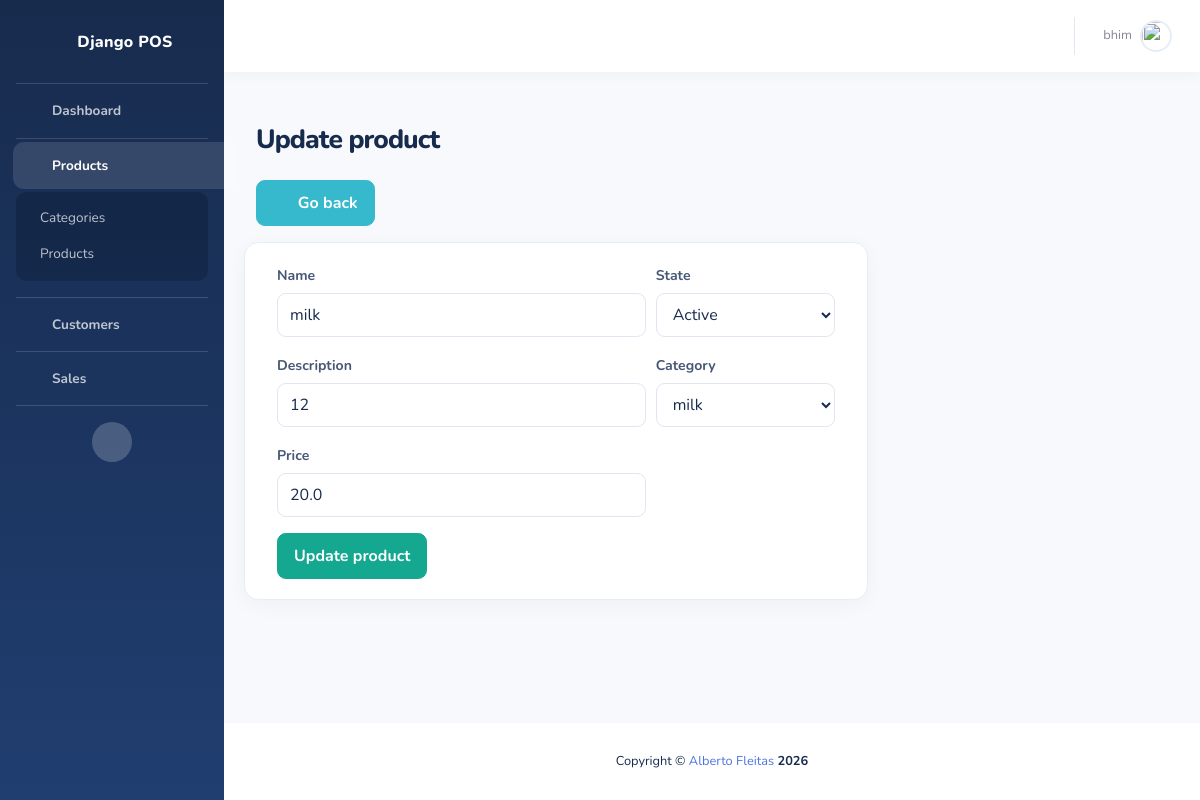
Screenshot of /products/update/1 (signed in) with the database file from the repository.
### products/models.py (models this page shows, shortened)
class Product(models.Model):
    STATUS_CHOICES = (  # new
        ("ACTIVE", "Active"),
        ("INACTIVE", "Inactive")
    )
    name = models.CharField(max_length=256)
    description = models.TextField(max_length=256)
    status = models.CharField(
        choices=STATUS_CHOICES,
        max_length=100,
        verbose_name="Status of the product",
    )
    category = models.ForeignKey(
        Category, related_name="category", on_delete=models.CASCADE, db_column='category')
    price = models.FloatField(default=0)
    class Meta:
        db_table = "Product"

### products/views.py (the view, shortened to what this page needs)
@login_required(login_url="/accounts/login/")
def products_update_view(request, product_id):
    try:
        product = Product.objects.get(id=product_id)
    except Exception as e:
        messages.success(
            request, 'There was an error trying to get the product!', extra_tags="danger")
        print(e)
        return redirect('products:products_list')
    context = {
        "active_icon": "products",
        "product_status": Product.status.field.choices,
        "product": product,
        "categories": Category.objects.all()
    }
    return render(request, "products/products_update.html", context=context)

### templates/products/products_update.html (shortened to what this page needs)
{% extends "pos/base.html" %}
{% block heading %}Update product{% endblock heading %}
{% block content %}
<div class="row ml-0 mb-3">
    <a href="{% url 'products:products_list' %}">
        <button type="button" class="btn btn-info font-weight-bold">
            <i class="fas fa-long-arrow-alt-left mr-2"></i>
            Go back
        </button>
    </a>
</div>
<div class="row">
    <div class="card col-md-8">
        <div class="card-body">
            <form action="{% url 'products:products_update' product.id %}"  method="post">
                <div class="form-row">
                    <div class="form-group col-md-8">
                        <label for="inputDescription">Name</label>
                        <input type="text" class="form-control" name="name" value="{{product.name}}" required>
                    </div>
                    <div class="form-group col-md-4">
                        <label for="state">State</label>
                        <select name="state" class="form-control" required>
                            {% for status in product_status %}
                                {% if status.0 == product.status   %}
                                <option value="{{status.0}}" selected>{{status.1}}</option>
                                {% else %}
                                <option value="{{status.0}}">{{status.1}}</option>
                                {% endif %}
                            {% endfor %}
                        </select>
                    </div>
                </div>
                <div class="form-row">
                    <div class="form-group col-md-8">
                        <label for="inputDescription">Description</label>
                        <input type="text" name="description" class="form-control" value="{{product.description}}" required>
                    </div>
                    <div class="form-group col-md-4">
                        <label for="category">Category</label>
                        <select name="category" class="form-control" required>
                            {% for category in categories %}
                                {% if product.category.id == category.id%}
                                <option value="{{category.id}}" selected>{{category.name}}</option>
                                {% else %}
                                <option value="{{category.id}}">{{category.name}}</option>
                                {% endif %}
                            {% endfor %}
                        </select>
                    </div>
                </div>
                <div class="form-row">
                    <div class="form-group col-md-8">
                        <label for="inputPrice">Price</label>
                        <input type="number" name="price" step="any"  class="form-control" value="{{product.price}}"  required>
                    </div>
                </div>
                <button type="submit" class="btn btn-success font-weight-bold">Update product</button>
            </form>
        </div>
    </div>
</div>
{% endblock content %}

### templates/pos/navbar.html (shortened to what this page needs)
{% load static %}
<nav class="navbar navbar-expand navbar-light bg-white topbar mb-4 static-top shadow">
    <ul class="navbar-nav ml-auto">
        <li class="nav-item dropdown no-arrow">
            <a class="nav-link dropdown-toggle" href="#" id="userDropdown" role="button"
                data-toggle="dropdown" aria-haspopup="true" aria-expanded="false">
                <span class="mr-2 d-none d-lg-inline text-gray-600 small">{{request.user.username}}</span>
                <img class="img-profile rounded-circle"
                    src="{% static 'img/undraw_profile.svg' %}">
            </a>
        </li>
    </ul>
</nav>

### static/css/pos-enhancements.css (style rules this page uses)
:root { --pos-ink: #172b4d; --pos-muted: #74839b; --pos-primary: #3157d5; --pos-primary-dark: #203fae; --pos-accent: #14a890; --pos-border: #e7edf5; --pos-surface: #ffffff; --pos-page: #f4f7fb; }
body { color: var(--pos-ink); background: var(--pos-page); font-family: "Nunito", "Segoe UI", sans-serif; }
.topbar { height: 4.5rem; background: var(--pos-surface) !important; box-shadow: 0 2px 14px rgba(27, 49, 86, 0.045) !important; }
.topbar .nav-link { color: var(--pos-ink) !important; }
.topbar .img-profile { width: 2.5rem; height: 2.5rem; border: 2px solid #e8edfa; }
.card { border: 1px solid var(--pos-border); border-radius: 0.9rem; background: var(--pos-surface); box-shadow: 0 5px 20px rgba(27, 49, 86, 0.045) !important; }
.card-body { color: var(--pos-ink); }
.btn { padding: 0.62rem 1rem; border-radius: 0.55rem; font-weight: 700; transition: transform 0.16s ease, box-shadow 0.16s ease, background-color 0.16s ease; }
.btn-success { border-color: var(--pos-accent); background: var(--pos-accent); }
.btn-warning, .btn-danger, .btn-info { color: #fff; }
.form-control, .custom-select, .select2-container--bootstrap4 .select2-selection { min-height: 2.75rem; border: 1px solid #dfe6f0; border-radius: 0.55rem; color: var(--pos-ink); background-color: #fff; }
label { margin-bottom: 0.45rem; color: #465875; font-size: 0.88rem; font-weight: 700; }

### rows the page displays
Product: name "milk", state "Active", description "12", price "20.0"

### other values shown
{{ request.user.username }} "bhim"
form field category "milk"
